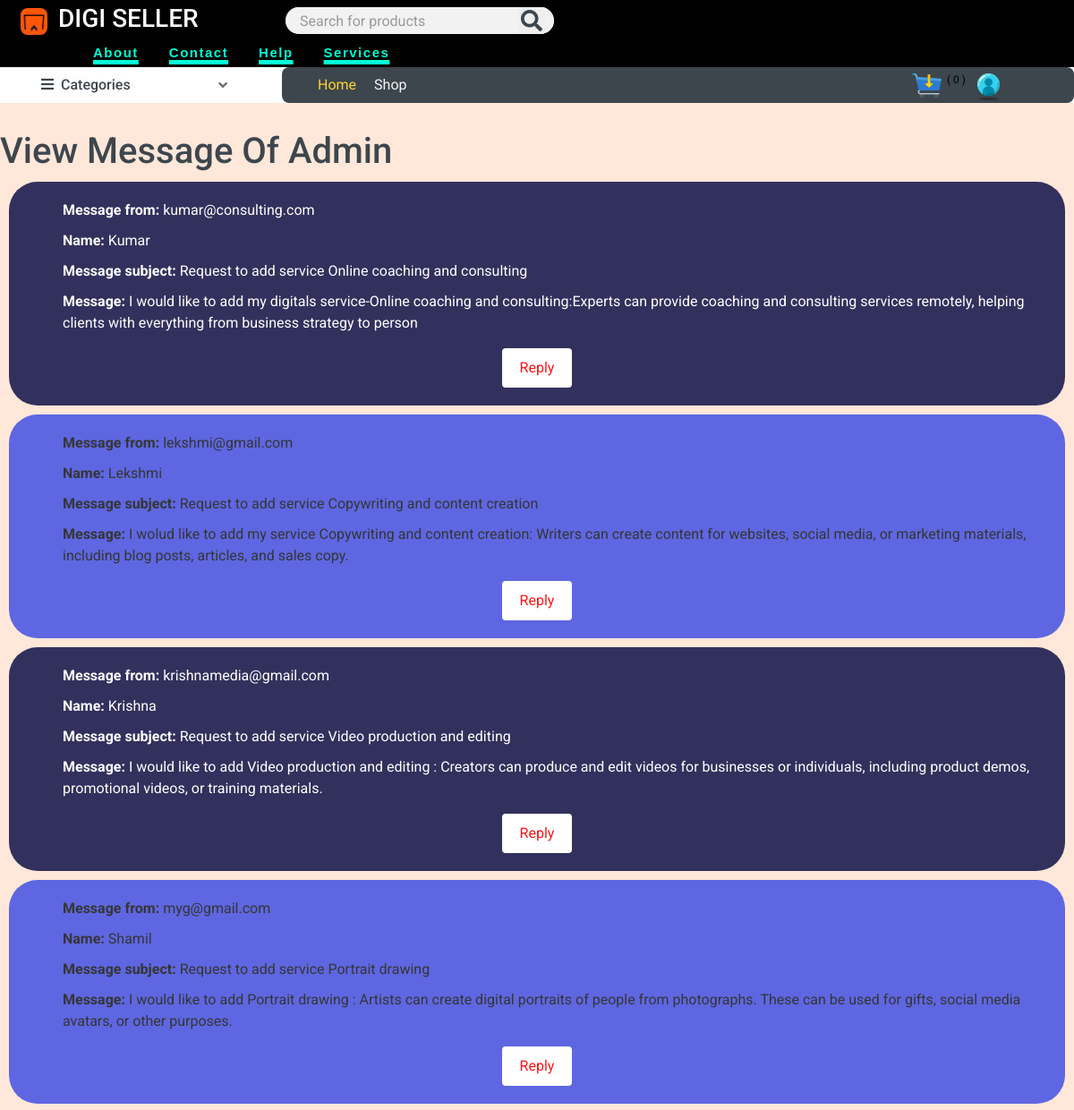
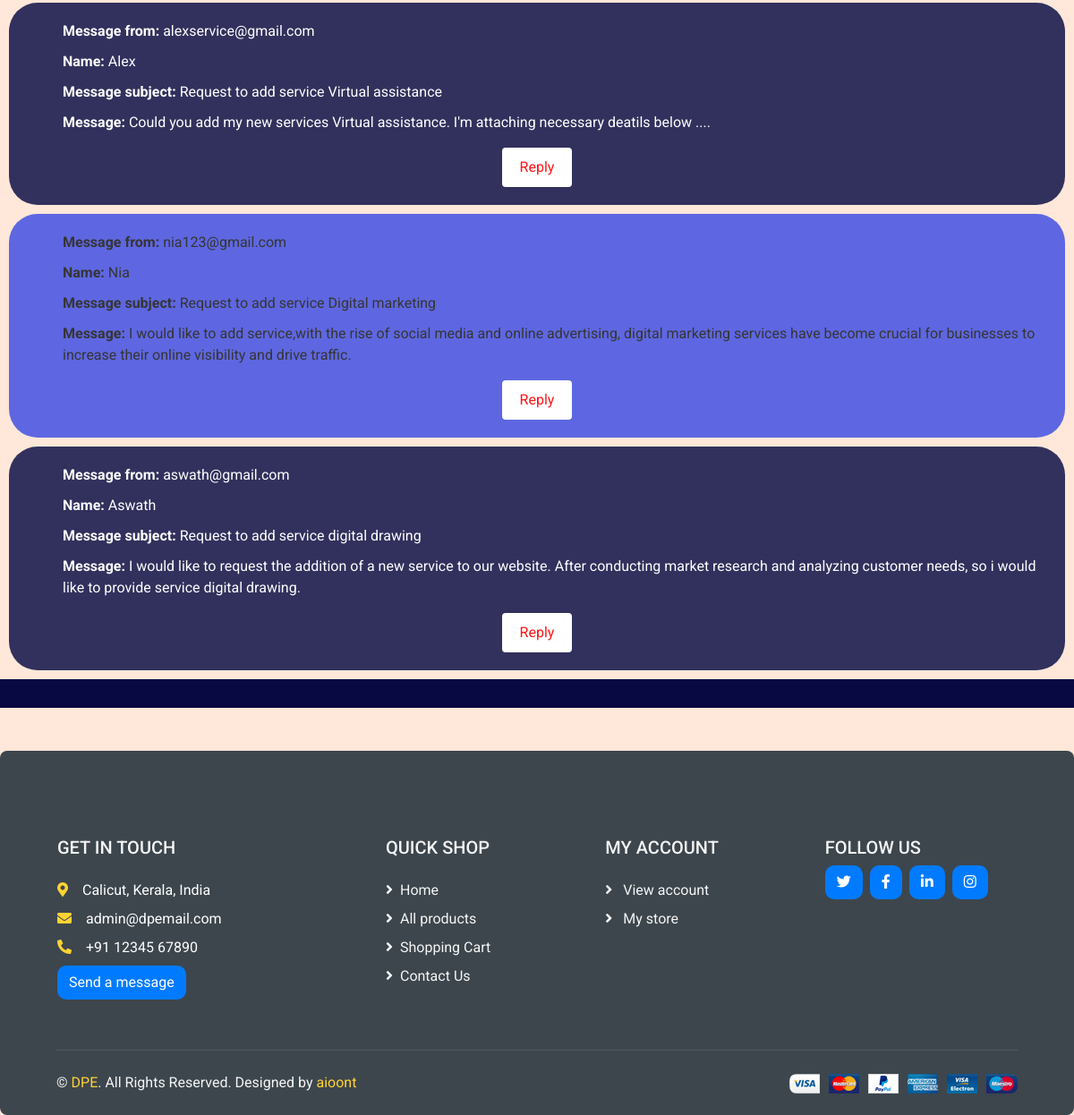
The page /view_admin_messages/ (signed in) on the database its author committed (2 pictures, top to bottom).
### userprofile/models.py (models this page shows)
class CustomUser(AbstractUser):
    username = None
    email = models.EmailField(_('email address'), unique=True)
    mobile = models.CharField(max_length=15, null=True, blank= True)
    is_vendor = models.BooleanField(default=False)
    USERNAME_FIELD = 'email'
    REQUIRED_FIELDS = ['mobile']
    objects = CustomUserManager()
    def __str__(self):
        return self.first_name

### core/models.py (models this page shows, shortened)
class AdminMessage(models.Model):
    name = models.CharField(max_length=50)
    subject = models.CharField(max_length=100, default="Request to add service ")
    email = models.EmailField()
    message = models.TextField(max_length=200)

### core/views.py (the view)
# urls.py: path('view_admin_messages/', view_admin_messages, name='admin_messages'),
def view_admin_messages(request):
    admin_msg = AdminMessage.objects.all()
    return render(request, 'view-messages-admin.html',{
        'admin_msg': admin_msg,
    })

### store/cart.py (called while the page is built)
    def __len__(self):
        return sum(item['quantity'] for item in self.cart.values())

### store/context_processors.py (called while the page is built)
def cart(request):  # to make cart globally available context_processord.py used
    return {'cart': Cart(request)}

### store/templatetags/menu.py (called while the page is built)
@register.inclusion_tag('menu.html')
def menu():
    categories = Category.objects.all()
    return {'categories':categories}

### core/templates/view-messages-admin.html (shortened to what this page needs)
{% extends 'base.html' %}
{% load static %}
{% block content %}
<body>
    <h1>View Message Of {{ user }} </h1>
    {% for i in admin_msg %}
    <div class="message-container {% cycle 'gray-background' 'white-background' %}">
        <ul class="message-text">
            <li><strong>Message from:</strong> {{ i.email }}</li>
            <li><strong>Name:</strong> {{ i.name }}</li>
            <li><strong>Message subject:</strong> {{ i.subject }}</li>
            <li><strong>Message:</strong> {{ i.message }}</li>
        </ul>
        <button class="reply-button" onclick="window.location.href='mailto:{{ i.email }}'">Reply</button>
    </div>
    {% endfor %}
</body>
{% endblock %}

### core/templates/view-messages-admin.html (style rules this page uses)
.message-container { margin: 10px; padding: 20px; border-radius: 2em; }
.gray-background { background-color: #32315D; color: #ffffff; }
.white-background { background-color: #5E67E1; color: #363535; }
.message-text { list-style-type: none; }
.message-text li { margin-bottom: 10px; }
.reply-button { background-color: #ffffff; color: #ff1515; padding: 10px 20px; border: none; border-radius: 4px; cursor: pointer; display: block; margin: auto; }

### rows shown on the page
CustomUser: first_name "Admin"
AdminMessage: email "kumar@consulting.com", name "Kumar", subject "Request to add service Online coaching and consulting", message "I would like to add my digitals service-Online coaching and consulting:Experts can provide coaching and consulting services remotely, helping clients with everything from business strategy to person"
AdminMessage: email "lekshmi@gmail.com", name "Lekshmi", subject "Request to add service Copywriting and content creation", message "I wolud like to add my service Copywriting and content creation: Writers can create content for websites, social media, or marketing materials, including blog posts, articles, and sales copy."
AdminMessage: email "krishnamedia@gmail.com", name "Krishna", subject "Request to add service Video production and editing", message "I would like to add Video production and editing : Creators can produce and edit videos for businesses or individuals, including product demos, promotional videos, or training materials."
AdminMessage: email "myg@gmail.com", name "Shamil", subject "Request to add service Portrait drawing", message "I would like to add Portrait drawing : Artists can create digital portraits of people from photographs. These can be used for gifts, social media avatars, or other purposes."
AdminMessage: email "alexservice@gmail.com", name "Alex", subject "Request to add service Virtual assistance", message "Could you add my new services Virtual assistance. I'm attaching necessary deatils below ...."
AdminMessage: email "nia123@gmail.com", name "Nia", subject "Request to add service Digital marketing", message "I would like to add service,with the rise of social media and online advertising, digital marketing services have become crucial for businesses to increase their online visibility and drive traffic."
AdminMessage: email "aswath@gmail.com", name "Aswath", subject "Request to add service digital drawing", message "I would like to request the addition of a new service to our website. After conducting market research and analyzing customer needs, so i would like to provide service digital drawing."

### other values the page prints
{{ cart|length }} "0"
